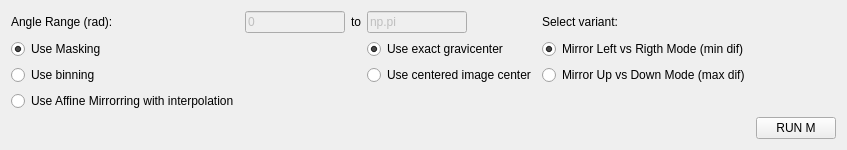
          <widget class="QWidget" name="tab_6">
           <attribute name="title">
            <string>M - Mirror Algorithm</string>
           </attribute>
           <layout class="QGridLayout" name="gridLayout_5">
            <item row="0" column="0">
             <widget class="QLabel" name="label_40">
              <property name="maximumSize">
               <size>
                <width>200</width>
                <height>16777215</height>
               </size>
              </property>
              <property name="text">
               <string>Angle Range (rad):</string>
              </property>
             </widget>
            </item>
            <item row="0" column="1">
             <widget class="QLineEdit" name="theta_min_M">
              <property name="enabled">
               <bool>false</bool>
              </property>
              <property name="maximumSize">
               <size>
                <width>100</width>
                <height>16777215</height>
               </size>
              </property>
              <property name="text">
               <string>0</string>
              </property>
             </widget>
            </item>
            <item row="0" column="2">
             <widget class="QLabel" name="label_41">
              <property name="maximumSize">
               <size>
                <width>30</width>
                <height>16777215</height>
               </size>
              </property>
              <property name="text">
               <string>to</string>
              </property>
             </widget>
            </item>
            <item row="0" column="3">
             <widget class="QLineEdit" name="theta_max_M">
              <property name="enabled">
               <bool>false</bool>
              </property>
              <property name="maximumSize">
               <size>
                <width>100</width>
                <height>16777215</height>
               </size>
              </property>
              <property name="text">
               <string>np.pi</string>
              </property>
             </widget>
            </item>
            <item row="0" column="4">
             <widget class="QLabel" name="label_39">
              <property name="text">
               <string>Select variant:</string>
              </property>
             </widget>
            </item>
            <item row="1" column="0">
             <widget class="QRadioButton" name="use_masking_M">
              <property name="text">
               <string>Use Masking</string>
              </property>
              <property name="checked">
               <bool>true</bool>
              </property>
              <attribute name="buttonGroup">
               <string notr="true">buttonGroup</string>
              </attribute>
             </widget>
            </item>
            <item row="1" column="3">
             <widget class="QRadioButton" name="use_exact_grav_M">
              <property name="text">
               <string>Use exact gravicenter</string>
              </property>
              <property name="checked">
               <bool>true</bool>
              </property>
              <attribute name="buttonGroup">
               <string notr="true">buttonGroup_5</string>
              </attribute>
             </widget>
            </item>
            <item row="1" column="4">
             <widget class="QRadioButton" name="left_vs_right_M">
              <property name="text">
               <string>Mirror Left vs Rigth Mode (min dif)</string>
              </property>
              <property name="checked">
               <bool>true</bool>
              </property>
              <attribute name="buttonGroup">
               <string notr="true">buttonGroup_6</string>
              </attribute>
             </widget>
            </item>
            <item row="2" column="0">
             <widget class="QRadioButton" name="use_binning_M">
              <property name="text">
               <string>Use binning</string>
              </property>
              <attribute name="buttonGroup">
               <string notr="true">buttonGroup</string>
              </attribute>
             </widget>
            </item>
            <item row="2" column="3">
             <widget class="QRadioButton" name="use_image_center_M">
              <property name="text">
               <string>Use centered image center</string>
              </property>
              <attribute name="buttonGroup">
               <string notr="true">buttonGroup_5</string>
              </attribute>
             </widget>
            </item>
            <item row="2" column="4">
             <widget class="QRadioButton" name="up_vs_down_M">
              <property name="text">
               <string>Mirror Up vs Down Mode (max dif)</string>
              </property>
              <attribute name="buttonGroup">
               <string notr="true">buttonGroup_6</string>
              </attribute>
             </widget>
            </item>
            <item row="3" column="0">
             <widget class="QRadioButton" name="use_affine_M">
              <property name="text">
               <string>Use Affine Mirrorring with interpolation</string>
              </property>
              <attribute name="buttonGroup">
               <string notr="true">buttonGroup</string>
              </attribute>
             </widget>
            </item>
            <item row="4" column="5">
             <widget class="QPushButton" name="run_mirror_algorithm">
              <property name="enabled">
               <bool>true</bool>
              </property>
              <property name="maximumSize">
               <size>
                <width>500</width>
                <height>16777215</height>
               </size>
              </property>
              <property name="text">
               <string>RUN M</string>
              </property>
             </widget>
            </item>
           </layout>
          </widget>
